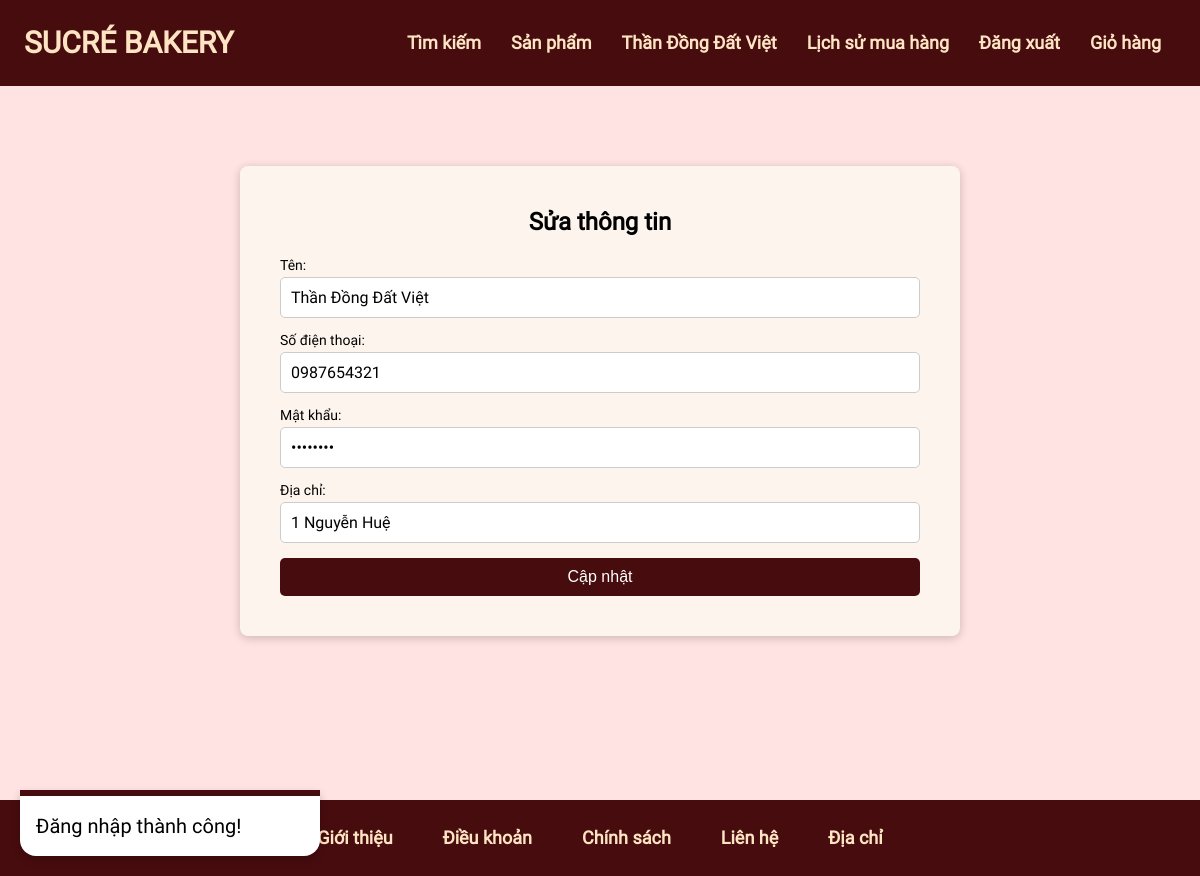
/?direct=modify (signed in), run on the app's committed database.
### tables this page shows
CREATE TABLE `user` (
  `us_id` int(11) NOT NULL,
  `us_name` varchar(50) NOT NULL,
  `us_password` varchar(50) NOT NULL,
  `us_number_phone` varchar(10) NOT NULL,
  `us_address` varchar(100) NOT NULL
);

### api/core.php (called while the page is built, shortened)
<?php
require __DIR__ . "/./trait/account.php";
class Api
{
    function __construct()
    {
        $hostname = "localhost";
        $username = "root";
        $password = "";
        $database = "db_sucre_web";
        $this->connection = new mysqli($hostname, $username, $password, $database);
    }
}
$api = new Api();

### api/trait/account.php (called while the page is built, shortened)
<?php
trait Account
{
    function get_user_info()
    {
        $us_info = $_SESSION["us_info"] ?? null;
        $us_number_phone = $us_info["us_number_phone"];
        $sql = "SELECT *
                FROM `user`
                WHERE `us_number_phone` = '$us_number_phone';";
        $result = $this->connection->query($sql)->fetch_assoc();
        return $_SESSION["us_info"];
    }
}

### src/user/page/account/modify.php (the view, shortened to what this page needs)
<?php
global $api;
$us_info = $api->get_user_info();
$us_name = $us_info['us_name'];
$us_number_phone = $us_info['us_number_phone'];
$us_password = $us_info['us_password'];
$us_address = $us_info['us_address'];
?>
<div class="layout-container">
    <div class="modify-container">
    <p class="modify-title">Sửa thông tin</p>
        <form method="post">
            <div class="input-group">
                <label for="name">Tên:</label>
                <input type="text" id="name" name="name" placeholder="Nhập tên" minlength="3" maxlength="50"
                    value="<?= $us_name ?>">
            </div>
            <div class="input-group">
                <label for="phone">Số điện thoại:</label>
                <input type="tel" id="phone" name="phone" pattern="[0-9]{10}" maxlength="10"
                    placeholder="Nhập số điện thoại" value="<?= $us_number_phone ?>">
            </div>
            <div class="input-group">
                <label for="password">Mật khẩu:</label>
                <input type="password" id="password" name="password" placeholder="Nhập mật khẩu" minlength="3"
                    maxlength="50" value="<?= $us_password ?>">
            </div>
            <div class="input-group">
                <label for="address">Địa chỉ:</label>
                <input type="text" id="address" name="address" placeholder="Nhập địa chỉ" minlength="3"
                    maxlength="50" value="<?= $us_address ?>">
            </div>
            <input type="submit" class="btn" value="Cập nhật">
        </form>
    </div>
</div>

### src/user/page/header.php (shortened to what this page needs)
<?php
global $api;
$us_info = $api->get_user_info();
$link_class = $us_info ? "header-name" : "header-option";
$href = $us_info ? "?direct=modify" : "?direct=login";
$link_text = $us_info ? $us_info["us_name"] : "Đăng nhập";
?>
<header>
    <a class="header-logo" href="?direct=home">SUCRÉ BAKERY</a>
    <div class="header-navigation">
        <a class="header-option" href="?direct=search">Tìm kiếm</a>
        <a class="header-option" href="?direct=product">Sản phẩm</a>
        <a class="<?= $link_class ?>" href="<?= $href ?>">
            <?= $link_text ?>
        </a>
        <?php
        if ($us_info) { ?>
            <a class="header-option" href="?direct=history">Lịch sử mua hàng</a>
            <a class="header-option" href="?direct=logout">Đăng xuất</a>
            <a class="header-cart" href="?direct=cart">
                <p>Giỏ hàng</p>
            </a>
        <?php } ?>
    </div>
</header>

### index.css (style rules this page uses)
body { background-color: var(--pink-color); }

### src/user/css/header.css (style rules this page uses)
header { position: fixed; background-color: var(--brown-color); width: 100%; display: flex; justify-content: space-between; align-items: center; padding: 24px; box-sizing: border-box; }
.header-logo { font-family: "Roboto"; font-size: 30px; line-height: 36px; color: bisque; font-weight: bold; text-decoration: none; }
.header-navigation { display: flex; }
.header-option { font-family: "Roboto"; font-size: 18px; line-height: 28px; color: bisque; font-weight: bold; border-radius: 9999px; padding: 5px 15px; transition: 0.6s; text-decoration: none; }
.header-cart { display: flex; gap: 5px; font-family: "Roboto"; font-size: 18px; line-height: 28px; color: bisque; font-weight: bold; border-radius: 9999px; padding: 5px 15px; transition: 0.6s; text-decoration: none; }
.header-name { max-width: 250px; font-family: "Roboto"; font-size: 18px; line-height: 28px; color: bisque; font-weight: bold; border-radius: 9999px; padding: 5px 15px; transition: 0.6s; text-decoration: none; overflow: hidden; text-overflow: ellipsis; white-space: nowrap; }

### src/user/css/account/modify.css (style rules this page uses)
.layout-container { box-sizing: border-box; margin-left: auto; margin-right: auto; min-height: 100vh; padding-bottom: 80px; padding-top: calc(80px + 86px); width: 60%; }
.modify-container { background-color: var(--cream-color); border-radius: 8px; box-shadow: 0 2px 10px var(--shadow-color); padding: 40px; }
.modify-title { font-family: "Roboto"; font-size: 24px; font-weight: bold; line-height: 32px; margin-bottom: 20px; text-align: center; }
.input-group { margin-bottom: 15px; text-align: left; }
.input-group label { color: black; display: block; font-family: "Roboto"; font-size: 14px; margin-bottom: 5px; }
.input-group input { border: 1px solid #ccc; border-radius: 5px; box-sizing: border-box; font-family: "Roboto"; font-size: 16px; padding: 10px; width: 100%; }
.btn { background-color: var(--brown-color); border: none; border-radius: 5px; color: white; cursor: pointer; font-size: 16px; padding: 10px 20px; transition: 0.3s; width: 100%; }

### data on the page
user: us_name "Thần Đồng Đất Việt", name "Thần Đồng Đất Việt", phone "0987654321", address "1 Nguyễn Huệ"

### other printed values
$message "Đăng nhập thành công!"
